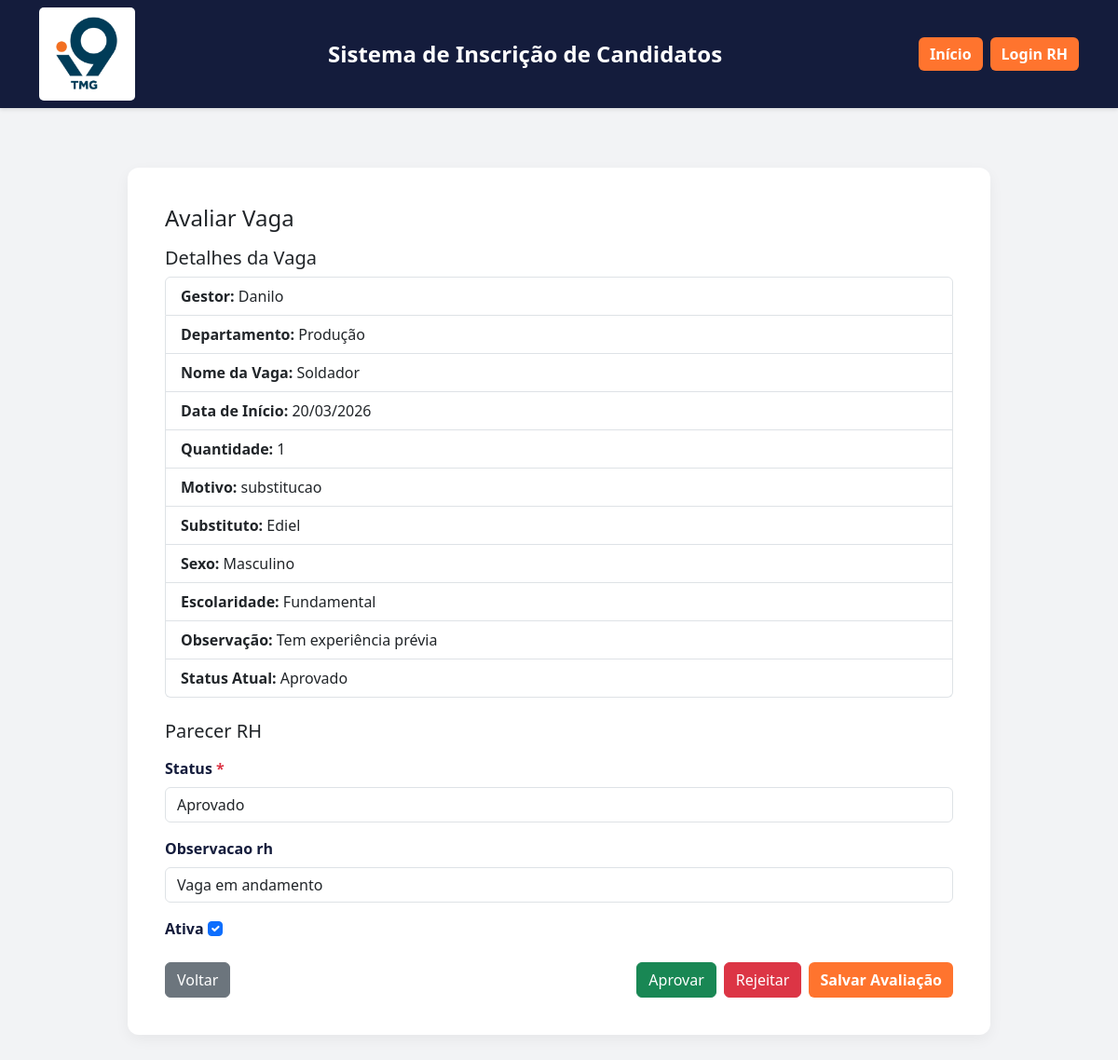
Screenshot of /vagas/rh/vaga/5/avaliar/ (signed in) with the database file from the repository.
### vagasAbertas/models.py (models this page shows, shortened)
class Vagas(models.Model):
    STATUS_CHOICES = [
        ('em_analise', 'Em Analise'),
        ('aprovado', 'Aprovado'),
        ('rejeitado', 'Rejeitado')
    ]
    DEPARTAMENTOS = [
            ('comercial', 'Comercial'),
            ('compras', 'Compras'),
            ('diretoria', 'Diretoria'),
            ('financeiro', 'Financeiro'),
            ('rh', 'Recursos Humanos'),
            ('obra', 'Obras'),
            ('orcamento', 'Orçamento'),
            ('planejamento', 'Planejamento Processos e Qualidade'),
            ('producao', 'Produção'),
            ('projetos', 'Projetos'),
            ('ti', 'Tecnologia de Informação')
        ]
    solicitante = models.ForeignKey(User, on_delete=models.SET_NULL, null=True, blank=True)
    nome_gestor = models.CharField(max_length=200, blank=True)
    data_solic = models.DateField(auto_now_add=True)
    abertura_para_o_departamento = models.CharField(max_length=200, choices=DEPARTAMENTOS)
    nome_vaga = models.CharField(max_length=200, blank=True, help_text="Soldador, Projetista, etc.")
    data_inicio = models.DateField()
    quantidades_de_vagas = models.PositiveBigIntegerField(help_text="Digite a quantidade de vagas que gostaria de abrir, exemplo: 2")
    motivo_vaga = models.CharField(max_length=100, choices=[
        ('substitucao', 'Substituição'),
        ('nova_vaga', 'Novas Vagas')
    ])
    nome_do_substituido = models.CharField(max_length=200)
    sexo = models.CharField(max_length=100, choices=[
        ('masculino', 'Masculino'),
        ('feminino', 'Feminino'),
        ('naoexp', 'Prefiro não especificar.')
    ])
    escola = models.CharField(max_length=100, choices=[
        ('fundamental', 'Fundamental'),
        ('medio', 'Ensino Médio'),
        ('superior', 'Superior'),
        ('tecnico', 'Técnico')
    ])
    observacao = models.TextField(blank=False, help_text="Digite aqui alguma observação que queira fazer sobre o candidato substituto, exemplo: 'O candidato tem experiência prévia na função.'")
    status = models.CharField(max_length=20, choices=STATUS_CHOICES, default = 'em_analise')
    ativa = models.BooleanField(default=True)
    data_cadastro = models.DateTimeField(auto_now_add=True)
    observacao_rh = models.TextField(blank=True)
    class Meta:
        verbose_name = 'Candidato'
        verbose_name_plural = 'Candidatos'
        ordering = ['-data_cadastro']

### vagasAbertas/views.py (the view)
# urls.py: path('rh/vaga/<int:vaga_id>/avaliar/', views.avaliar_vaga, name='avaliar_vaga'),
@login_required
@user_passes_test(is_rh)
def avaliar_vaga(request, vaga_id):
    vaga = get_object_or_404(Vagas, id=vaga_id)
    if request.method == "POST":
        acao = request.POST.get('acao')
        form = avaliacaoRH(request.POST, instance=vaga)
        if acao == "aprovar":
            vaga.status = "aprovado"
            vaga.save()
            messages.success(request, "Vaga aprovada com sucesso!")
            return redirect("painel_rh")
        elif acao == "rejeitar":
            vaga.status = "rejeitar"
            vaga.save()
            vaga.delete()
            messages.success(request, "Vaga rejeitada com sucesso!")
            return redirect("painel_rh")
        if form.is_valid():
            form.save()
            messages.success(request, "Avaliação registrada com sucesso!")
            return redirect("painel_rh")
    else:
        form = avaliacaoRH(instance=vaga)
    return render(request, "vagasAbertas/avaliar_vaga.html", {"form": form, "vaga": vaga})

### vagasAbertas/forms.py
class avaliacaoRH(forms.ModelForm):
    class Meta:
        model= Vagas
        fields = ['status', 'observacao_rh', 'ativa']
        widgets = {
            'status': forms.Select(attrs={'class': 'form-control'}),
            'observacao_rh': forms.TextInput(attrs={'class': 'form-control', 'rows': 4}),
            'ativa': forms.CheckboxInput(attrs={'class': 'form-check-input'})
        }

### vagasAbertas/views.py (called while the page is built)
def is_rh(user):
    return user.is_staff or user.groups.filter(name="RH").exists()

### vagasAbertas/templates/vagasAbertas/avaliar_vaga.html (shortened to what this page needs)
{% extends "vagasAbertas/base.html" %}
{% block content %}
<div class="row justify-content-center">
    <div class="col-md-10">
        <div class="main-card">
            <h4 class="mb-3">Avaliar Vaga</h4>
            <div class="mb-4">
                <h5>Detalhes da Vaga</h5>
                <ul class="list-group">
                    <li class="list-group-item"><strong>Gestor:</strong> {{ vaga.nome_gestor }}</li>
                    <li class="list-group-item"><strong>Departamento:</strong> {{ vaga.get_abertura_para_o_departamento_display }}</li>
                    <li class="list-group-item"><strong>Nome da Vaga:</strong> {{ vaga.nome_vaga }}</li>
                    <li class="list-group-item"><strong>Data de Início:</strong> {{ vaga.data_inicio|date:"d/m/Y" }}</li>
                    <li class="list-group-item"><strong>Quantidade:</strong> {{ vaga.quantidades_de_vagas }}</li>
                    <li class="list-group-item"><strong>Motivo:</strong> {{ vaga.motivo_vaga }}</li>
                    <li class="list-group-item"><strong>Substituto:</strong> {{ vaga.nome_do_substituido }}</li>
                    <li class="list-group-item"><strong>Sexo:</strong> {{ vaga.get_sexo_display }}</li>
                    <li class="list-group-item"><strong>Escolaridade:</strong> {{ vaga.get_escola_display }}</li>
                    <li class="list-group-item"><strong>Observação:</strong> {{ vaga.observacao }}</li>
                    <li class="list-group-item"><strong>Status Atual:</strong> {{ vaga.get_status_display }}</li>
                </ul>
            </div>
            <form method="post">
                <h5 class="mb-3">Parecer RH</h5>
                {% for field in form %}
                    <div class="mb-3">
                        <label for="{{ field.id_for_label }}" class="form-label">
                            {{ field.label }}
                            {% if field.field.required %}<span class="text-danger">*</span>{% endif %}
                        </label>
                        {{ field }}
                    </div>
                {% endfor %}
                <div class="d-flex justify-content-between flex-wrap gap-2">
                    <a href="{% url 'painel_rh' %}" class="btn btn-secondary">Voltar</a>
                    <div class="d-flex gap-2">
                        <button name="acao" value="aprovar" class="btn btn-success">Aprovar</button>
                        <button name="acao" value="rejeitar" class="btn btn-danger">Rejeitar</button>
                        <button name="acao" value="salvar" class="btn btn-laranja">Salvar Avaliação</button>
                    </div>
                </div>
            </form>
        </div>
    </div>
</div>
{% endblock %}

### vagasAbertas/templates/vagasAbertas/base.html (shortened to what this page needs)
{% load static %}
<!DOCTYPE html>
<html lang="pt-BR">
<head>
    <link href="https://cdn.jsdelivr.net/npm/bootstrap@5.3.0/dist/css/bootstrap.min.css" rel="stylesheet">
</head>
<body>
    <nav class="navbar navbar-dark bg-primary navbar-custom">
        <div class="container navbar-inner">
            <img src="{% static 'img/logo-empresa.png' %}" alt="Logo da Empresa" class="navbar-logo">
            <span class="navbar-brand mb-0 h1 navbar-brand-title navbar-title">Sistema de Inscrição de Candidatos</span>
            <div class="navbar-actions">
                <a href="{% url 'criar_vaga' %}" class="btn btn-laranja">Início</a>
                <a href="{% url 'login_rh' %}" class="btn btn-laranja">Login RH</a>
            </div>
        </div>
    </nav>
    <div class="container mt-4">
        {% block content %}{% endblock %}
    </div>
</body>
</html>

### vagasAbertas/templates/vagasAbertas/base.html (style rules this page uses)
:root { --azul-principal: #141C3C; --laranja-principal: #FF742E; --branco-fundo: #F2F3F5; }
body { background-color: var(--branco-fundo); font-family: 'Segoe UI', Roboto, sans-serif; min-height: 100vh; display: flex; flex-direction: column; }
.navbar { background-color: var(--azul-principal) !important; box-shadow: 0 2px 4px rgba(0,0,0,0.1); }
.navbar-custom { min-height: 90px; }
.navbar-brand-title { font-size: 1.5rem; font-weight: 600; }
.navbar-logo { height: 100px; width: auto; margin-right: 12px; border-radius: 5px; }
.main-card { background-color: white; padding: 40px; border-radius: 12px; box-shadow: 0 5px 15px rgba(0,0,0,0.05); margin-top: 40px; margin-bottom: 40px; }
.btn-laranja { background-color: var(--laranja-principal); color: white; border: none; font-weight: bold; transition: background-color 0.3s; }
.form-label { color: var(--azul-principal); font-weight: 600; }
.navbar-inner { display: flex; align-items: center; gap: 16px; width: 100%; }
.navbar-title { flex: 1; text-align: center; }
.navbar-actions { display: flex; gap: 8px; margin-left: auto; }

### rows the page displays
Vagas: nome_gestor "Danilo", abertura_para_o_departamento "Produção", nome_vaga "Soldador", data_inicio "20/03/2026", quantidades_de_vagas "1", motivo_vaga "substitucao", nome_do_substituido "Ediel", sexo "Masculino", escola "Fundamental", observacao "Tem experiência prévia", status "Aprovado", form "Aprovado" "Vaga em andamento" "☑"

### other values shown
{{ field.label }} "Status" "Observacao rh" "Ativa"
